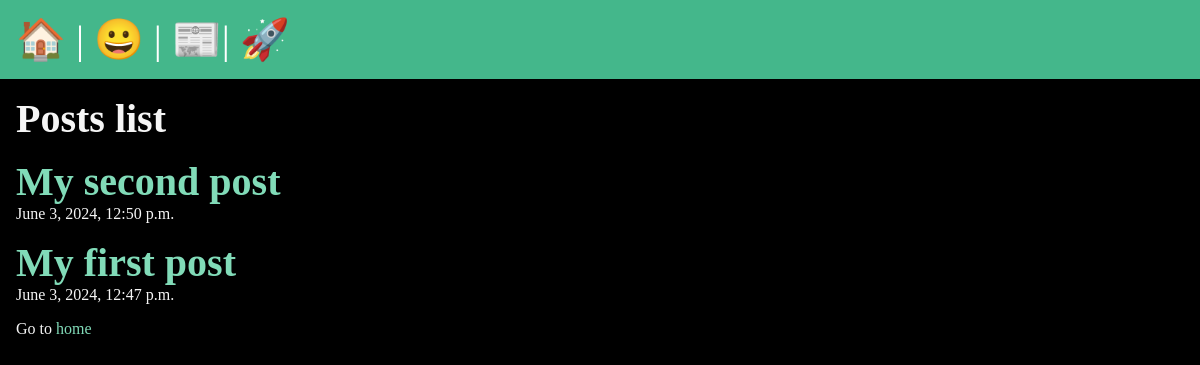
The page /posts/ on the database as committed earlier.
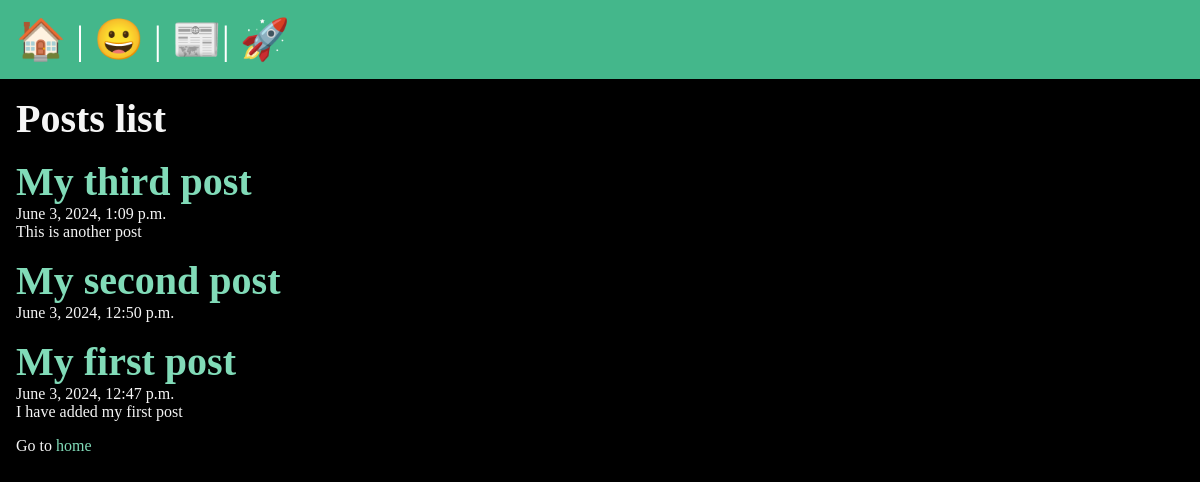
The same page on the database as committed later.
### posts/models.py (models this page shows, shortened)
class Post(models.Model):
    title = models.CharField(max_length=75)
    body = models.TextField()
    slug = models.SlugField()
    date = models.DateTimeField(auto_now_add=True)
    banner = models.ImageField(default='fallback.png', blank=True)

### posts/views.py (the view)
# urls.py: path('',views.posts_list, name="list" ),
def posts_list(request):
    posts = Post.objects.all().order_by('-date')
    return render(request, "posts/posts_list.html", {"posts": posts})

### posts/templates/posts/posts_list.html (shortened to what this page needs)
{% extends 'layout.html' %}
{% block content %}
<section>
<h1>Posts list</h1>
{% for post in posts %}
<article class="post">
    <h2>
        <a href="{% url 'posts:page' slug=post.slug %}">
        {{post.title}}
        </a>
    </h2>
    <p>{{post.date}}</p>
    <p>{{post.body}}</p>
</article>
{% endfor %}
<p>Go to <a href="/">home</a></p>
</section>
{% endblock %}

### templates/layout.html (shortened to what this page needs)
<!DOCTYPE html>
{% load static %}
<html lang="en">
  <head>
    <link rel="stylesheet" href="{% static 'css/style.css' %}" />
  </head>
  <body>
    <nav>
      <a href="/"><span role="img" aria-label="home" title="Home">🏠</span></a> |
      <a href="/about"><span role="img" aria-label="about" title="About">😀</span></a> |
      <a href="{% url 'posts:list' %}"><span role="img" aria-label="list" title="Posts">📰</span></a>|
      <a href="{% url 'users:register' %}"><span role="img" aria-label="register" title="Register">🚀</span></a>
    </nav>
    <main>{% block content %} {% endblock %}</main>
  </body>
</html>

### static/css/style.css (style rules this page uses)
* { margin: 0; padding: 0; box-sizing: border-box; }
body { min-height: 100vh; background-color: black; color: whitesmoke; font-size: 3rem; }
nav { padding: 1rem; background-color: #44B78B; color: white; font-size: 2.5rem; }
main { padding: 1rem; }
section { display: flex; flex-flow: column; gap: 1rem; }
h1, h2 { font-size: 2.5rem; }
p { font-size: 1rem; }
a { text-decoration: none; color: #81dbb8; }

Rows that differ between the two databases and show on the page:
added Post: title "My third post", date "June 3, 2024, 1:09 p.m.", body "This is another post"
changed Post "My first post": body (not shown) → "I have added my first post"
